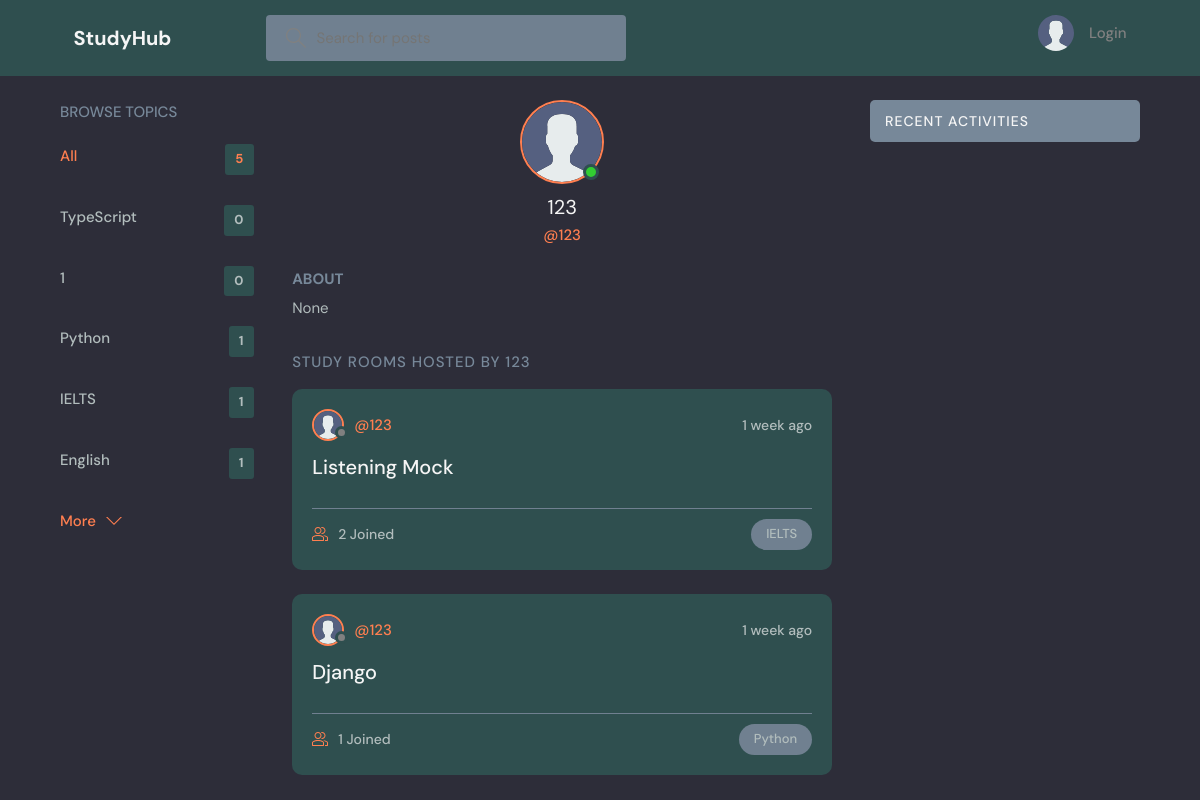
Screenshot of /profile/5/ with the database file from the repository.
### study_project/models.py (models this page shows, shortened)
class Topic(models.Model):
    name = models.CharField(max_length=200)

class User(AbstractUser):
    name = models.CharField(max_length=200, null=True)
    email = models.EmailField(unique=True, null=True)
    bio = models.TextField(null=True)
    avatar = models.ImageField(null=True, default="avatar.svg")
    groups = models.ManyToManyField(
        'auth.Group',
        related_name='auth_users',
        related_query_name='auth_user_set',
        blank=True,
        help_text='The groups this user belongs to. A user will get all permissions granted to each of their groups.',
        verbose_name='groups',
    )
    user_permissions = models.ManyToManyField(
        'auth.Permission',
        related_name='auth_users',
        related_query_name='auth_user_set',
        blank=True,
        help_text='Specific permissions for this user.',
        verbose_name='user permissions',
    )
    USERNAME_FIELD = 'email'
    REQUIRED_FIELDS = []

class Room(models.Model):
    host = models.ForeignKey(User, on_delete=models.SET_NULL, null=True)
    topic = models.ForeignKey(Topic, on_delete=models.SET_NULL, null=True)
    name = models.CharField(max_length=200)
    description = models.TextField(null=True, blank=True)
    participants = models.ManyToManyField(
        User, related_name='participants', blank=True)
    updated = models.DateTimeField(auto_now=True)
    created = models.DateTimeField(auto_now_add=True)
    class Meta:
        ordering = ['-updated', '-created']

### study_project/views.py (the view)
# urls.py: path('profile/<str:pk>/', views.userProfile, name="user-profile"),
def userProfile(request, pk):
    user = User.objects.get(id=pk)
    rooms = user.room_set.all()
    rooms_messages = user.message_set.all()
    topics = Topic.objects.all()
    context = {'user': user, 'rooms': rooms, 'rooms_messages': rooms_messages, 'topics': topics}
    return render(request, 'study_project/profile.html', context)

### study_project/templates/study_project/profile.html (shortened to what this page needs)
{% extends 'main.html' %}
{% block content %}
<main class="profile-page layout layout--3">
  <div class="container">
    {% include 'study_project/topics_component.html' %}
    <div class="roomList">
      <div class="profile">
        <div class="profile__avatar">
          <div class="avatar avatar--large active">
            <img src="{{user.avatar.url}}" />
          </div>
        </div>
        <div class="profile__info">
          <h3>{{user.name}}</h3>
          <p>@{{user.username}}</p>
        </div>
        <div class="profile__about">
          <h3>About</h3>
          <p>
            {{user.bio}}
          </p>
        </div>
      </div>
      <div class="roomList__header">
        <div>
          <h2>Study Rooms Hosted by {{user.username}}</a>
          </h2>
        </div>
      </div>
      {% include 'study_project/feed_component.html' %}
    </div>
    {% include 'study_project/activity_component.html' %}
  </div>
</main>
{% endblock content %}

### templates/main.html (shortened to what this page needs)
<!DOCTYPE html>
{% load static %}
<html lang="en">
<head>
    <link rel="stylesheet" href="{% static 'styles/style.css' %}" />
</head>
<body>
    {% include 'navbar.html' %}
    {% block content %}
    {% endblock %}
</body>
</html>

### templates/navbar.html (shortened to what this page needs)
{% load static %}
<header class="header header--loggedIn">
    <div class="container">
        <a href="{% url 'home' %}" class="header__logo">
            <h1>StudyHub</h1>
        </a>
        <form class="header__search" method="GET" action="{% url 'home' %}">
            <label>
                <input name="q" placeholder="Search for posts" />
            </label>
        </form>
        <nav class="header__menu">
            {% if request.user.is_authenticated %}
            <div class="header__user">
                <a href="{% url 'user-profile' user.id %}">
                    <div class="avatar avatar--medium active">
                        <img src="{{request.user.avatar.url}}" />
                    </div>
                    <p>{{request.user.username}} <span>@{{request.user.username}}</span></p>
                </a>
                <button class="dropdown-button">
                    <svg version="1.1" xmlns="http://www.w3.org/2000/svg" width="32" height="32" viewBox="0 0 32 32">
                        <title>chevron-down</title>
                        <path d="M16 21l-13-13h-3l16 16 16-16h-3l-13 13z"></path>
                    </svg>
                </button>
            </div>
            {% else %}
            <a href="{% url 'login' %}">
                <img src="{% static 'images/avatar.svg' %}" />
                <p>Login</p>
            </a>
            {% endif %}
        </nav>
    </div>
</header>

### study_project/templates/study_project/topics_component.html
<div class="topics">
    <div class="topics__header">
        <h2>Browse Topics</h2>
    </div>
    <ul class="topics__list">
        <li>
            <a href="{% url 'home' %}" class="active">All <span>{{topics.count}}</span></a>
        </li>
        {% for topic in topics %}
        <li>
            <a href="{% url 'home' %}?q={{topic.name}}">{{topic.name}}<span>{{topic.room_set.all.count}}</span></a>
        </li>
        {% endfor %}
    </ul>
    <a class="btn btn--link" href="{% url 'topics' %}">
        More
        <svg version="1.1" xmlns="http://www.w3.org/2000/svg" width="32" height="32" viewBox="0 0 32 32">
            <title>chevron-down</title>
            <path d="M16 21l-13-13h-3l16 16 16-16h-3l-13 13z"></path>
        </svg>
    </a>
</div>

### study_project/templates/study_project/feed_component.html (shortened to what this page needs)
{% for room in rooms %}
<div class="roomListRoom">
    <div class="roomListRoom__header">
        <a href="{% url 'user-profile' room.host.id %}" class="roomListRoom__author">
            <div class="avatar avatar--small">
                <img src="{{room.host.avatar.url}}" />
            </div>
            <span>@{{room.host.username}}</span>
        </a>
        <div class="roomListRoom__actions">
            <span>{{room.created|timesince}} ago</span>
        </div>
    </div>
    <div class="roomListRoom__content">
        <a href="{% url 'room' room.id %}">{{room.name}}</a>
    </div>
    <div class="roomListRoom__meta">
        <a href="{% url 'room' room.id %}" class="roomListRoom__joined">
            {{room.participants.all.count}} Joined
        </a>
        <p class="roomListRoom__topic">{{room.topic.name}}</p>
    </div>
</div>
{% endfor %}

### study_project/templates/study_project/activity_component.html (shortened to what this page needs)
<div class="activities">
    <div class="activities__header">
        <h2>Recent Activities</h2>
    </div>
</div>

### rows the page displays
Topic: name "TypeScript", room_set.all.count "0"
Topic: name "1", room_set.all.count "0"
Topic: name "Python", room_set.all.count "1"
Topic: name "IELTS", room_set.all.count "1"
Topic: name "English", room_set.all.count "1"
User: avatar (placeholder picture), name "123", username "123", bio "None"
Room: host.avatar (placeholder picture), host.username "123", created "1 week", name "Listening Mock", participants.all.count "2", topic.name "IELTS"
Room: host.avatar (placeholder picture), host.username "123", created "1 week", name "Django", participants.all.count "1", topic.name "Python"

### other values shown
{{ topics.count }} "5"
